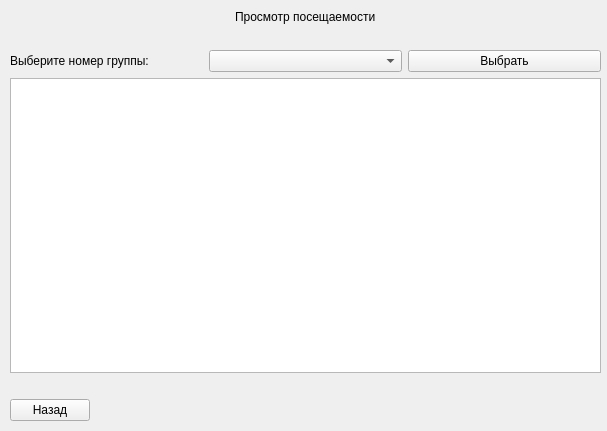
<?xml version="1.0" encoding="UTF-8"?>
<ui version="4.0">
 <class>CheckAttendance</class>
 <widget class="QWidget" name="CheckAttendance">
  <property name="geometry">
   <rect>
    <x>0</x>
    <y>0</y>
    <width>607</width>
    <height>431</height>
   </rect>
  </property>
  <property name="windowTitle">
   <string>Form</string>
  </property>
  <widget class="QWidget" name="gridLayoutWidget">
   <property name="geometry">
    <rect>
     <x>10</x>
     <y>10</y>
     <width>591</width>
     <height>411</height>
    </rect>
   </property>
   <layout class="QGridLayout" name="gridLayout">
    <item row="0" column="0" alignment="Qt::AlignHCenter|Qt::AlignTop">
     <widget class="QLabel" name="header">
      <property name="text">
       <string>Просмотр посещаемости</string>
      </property>
     </widget>
    </item>
    <item row="6" column="0" alignment="Qt::AlignLeft">
     <widget class="QPushButton" name="back">
      <property name="text">
       <string>Назад</string>
      </property>
     </widget>
    </item>
    <item row="4" column="0">
     <spacer name="horizontalSpacer_2">
      <property name="orientation">
       <enum>Qt::Horizontal</enum>
      </property>
      <property name="sizeHint" stdset="0">
       <size>
        <width>40</width>
        <height>20</height>
       </size>
      </property>
     </spacer>
    </item>
    <item row="2" column="0">
     <layout class="QHBoxLayout" name="horizontalLayout">
      <item>
       <widget class="QLabel" name="selector">
        <property name="text">
         <string>Выберите номер группы:</string>
        </property>
       </widget>
      </item>
      <item>
       <widget class="QComboBox" name="comboBox"/>
      </item>
      <item>
       <widget class="QPushButton" name="select">
        <property name="text">
         <string>Выбрать</string>
        </property>
       </widget>
      </item>
     </layout>
    </item>
    <item row="1" column="0">
     <spacer name="horizontalSpacer">
      <property name="orientation">
       <enum>Qt::Horizontal</enum>
      </property>
      <property name="sizeHint" stdset="0">
       <size>
        <width>40</width>
        <height>20</height>
       </size>
      </property>
     </spacer>
    </item>
    <item row="3" column="0">
     <widget class="QTableView" name="tableCheck"/>
    </item>
   </layout>
  </widget>
 </widget>
 <resources/>
 <connections/>
</ui>
